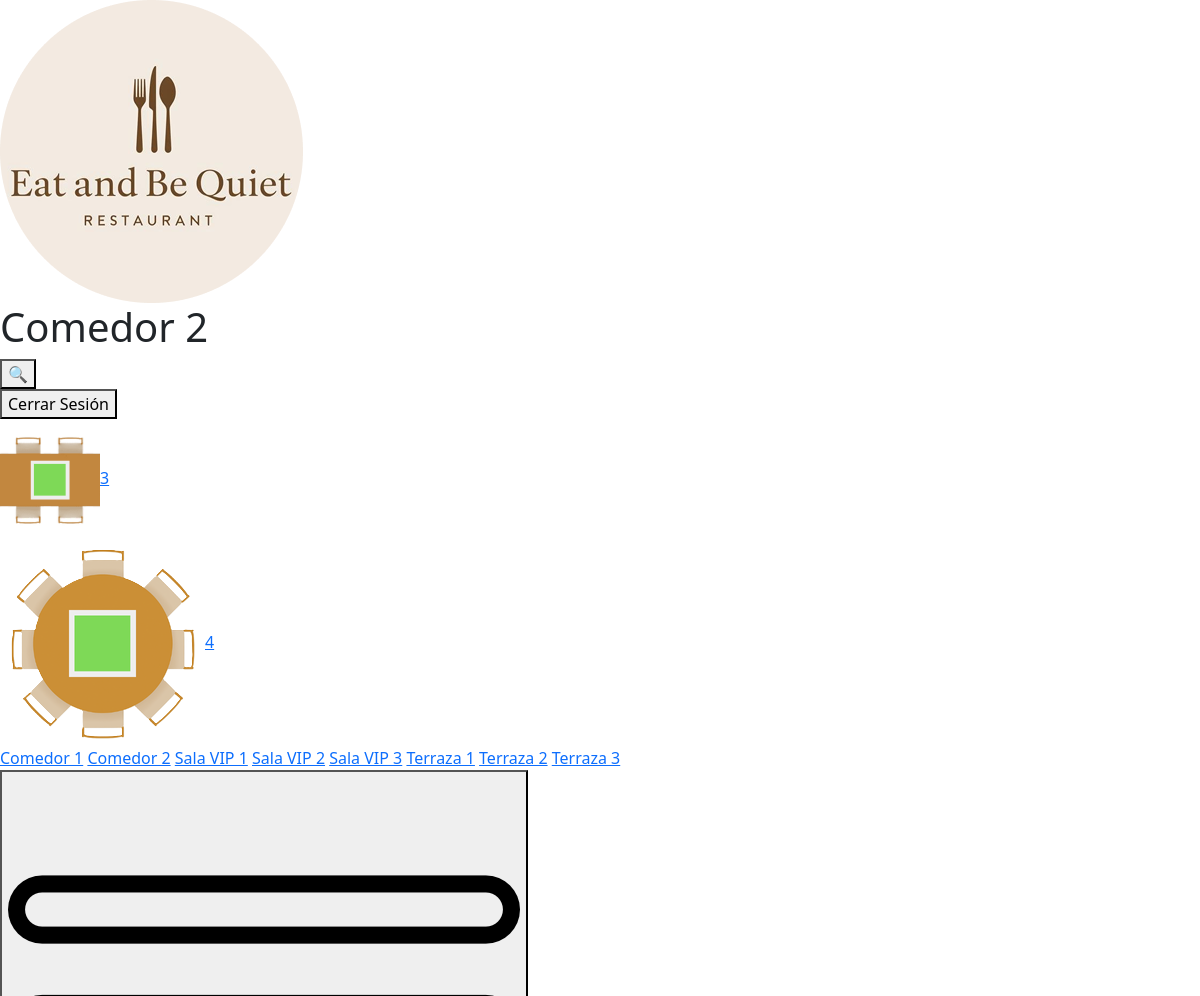
Page /view/sala-2.php (signed in, upper part) on the earlier database version.
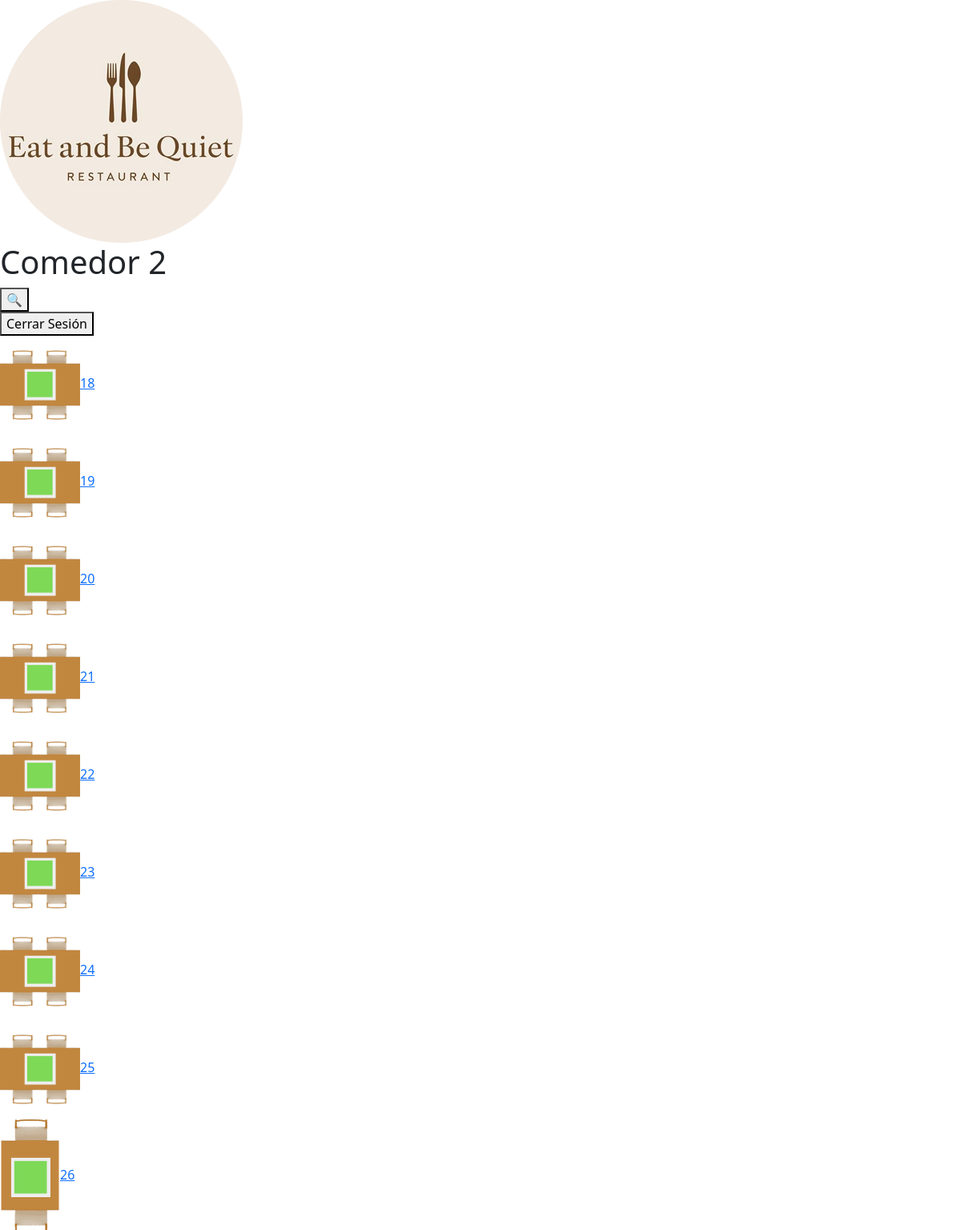
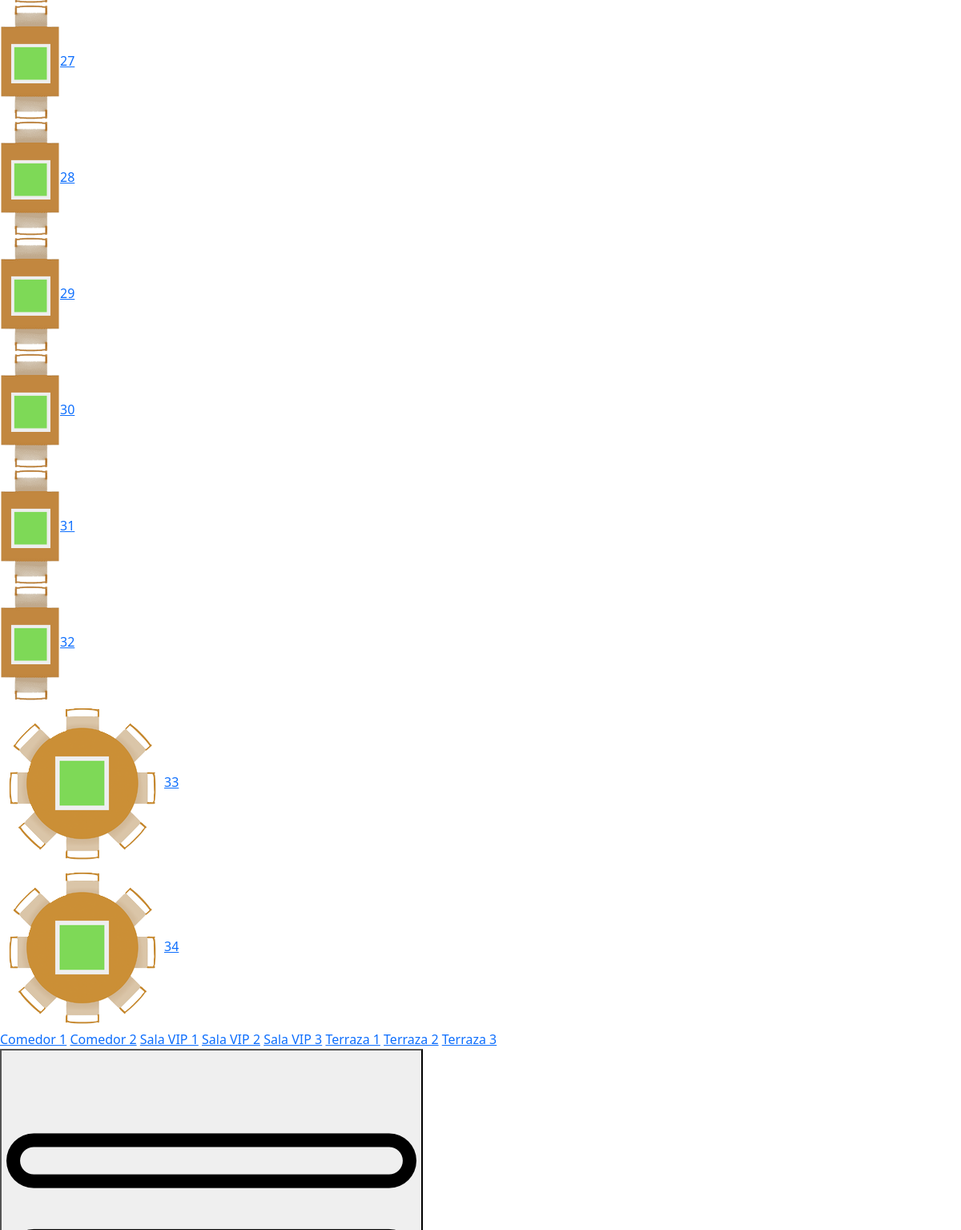
Same page on the later database version (2 pictures, top to bottom).
### tables this page shows
CREATE TABLE IF NOT EXISTS tbl_mesas (
    id_mesa INT AUTO_INCREMENT PRIMARY KEY,
    id_sala INT NOT NULL,
    num_sillas INT NOT NULL,
    estado ENUM('libre','ocupada') DEFAULT 'libre',
    tipo_mesa ENUM('cuadrada','rectangular','redonda','especial') NOT NULL
);

### view/sala-2.php (the view, shortened to what the changed rows need)
<!DOCTYPE html>
<html lang="en">
<head>
    <link href="https://cdn.jsdelivr.net/npm/bootstrap@5.3.8/dist/css/bootstrap.min.css" rel="stylesheet">
    <link rel="stylesheet/less" type="text/css" href="../estilos/estilos_salas.less" />
</head>
<body class="comedor">
    <div class="header">
        <h1>Comedor 2</h1>
    </div>
    <div class="content">
            <div class="left">
                <div class="section-1">
                    <?php
                        include_once "../conexion/conexion.php";
                        try {
                            $sql = "SELECT * FROM tbl_mesas WHERE id_sala = 2 AND tipo_mesa = 'rectangular'";
                            $stmt = $conn->query($sql);
                            $resultados = $stmt->fetchAll(PDO::FETCH_ASSOC);
                            $i = 1;
                            foreach($resultados as $mesa){
                                echo '<div class="mesa">';
                                echo '<form action="../index.php" method="POST">';
                                echo '<img src="../media/'. $mesa['tipo_mesa'] . '_' . $mesa['estado'] . '.png" alt="No se ha podido cargar la imagen" class="mesa-svg">';
                                if($mesa['estado'] == "ocupada"){
                                    echo '<a class="btn-mesa libre" id="' . $mesa['id_mesa'] . '" name="' . $mesa['id_sala'] . '">' . $mesa['id_mesa'] . '</a>';
                                } else if($mesa['estado'] == "libre"){
                                    echo '<a class="btn-mesa ocupada" id="' . $mesa['id_mesa'] . '" name="' . $mesa['id_sala'] . '">' . $mesa['id_mesa'] . '</a>';
                                }
                                echo '</form>';
                                echo '</div>';
                                $i++;
                                if($i > 8){
                                    break;
                                }
                            }
                        } catch (PDOException $e) {
                            echo "Error: " . $e->getMessage();
                        }
                    ?>
                </div>
                <div class="section-2">
                    <?php
                        include_once "../conexion/conexion.php";
                        try {
                            $sql2 = "SELECT * FROM tbl_mesas WHERE id_sala = 2 AND tipo_mesa = 'cuadrada'";
                            $stmt2 = $conn->query($sql2);
                            $resultados2 = $stmt2->fetchAll(PDO::FETCH_ASSOC);
                            $i = 1;
                            foreach($resultados2 as $mesa){
                                echo '<div class="mesa">';
                                echo '<form action="../index.php" method="POST">';
                                echo '<img src="../media/'. $mesa['tipo_mesa'] . '_' . $mesa['estado'] . '.png" alt="No se ha podido cargar la imagen" class="mesa-svg">';
                                if($mesa['estado'] == "ocupada"){
                                    echo '<a class="btn-mesa libre" id="' . $mesa['id_mesa'] . '" name="' . $mesa['id_sala'] . '">' . $mesa['id_mesa'] . '</a>';
                                } else if($mesa['estado'] == "libre"){
                                    echo '<a class="btn-mesa ocupada" id="' . $mesa['id_mesa'] . '" name="' . $mesa['id_sala'] . '">' . $mesa['id_mesa'] . '</a>';
                                }
                                echo '</form>';
                                echo '</div>';
                                $i++;
                                if($i > 7){
                                    break;
                                }
                            }
                        } catch (PDOException $e) {
                            echo "Error: " . $e->getMessage();
                        }
                    ?>
                </div>
            </div>
            <div class="section-3">
                <?php
                    include_once "../conexion/conexion.php";
                    try {
                        $sql3 = "SELECT * FROM tbl_mesas WHERE id_sala = 2 AND tipo_mesa = 'redonda'";
                        $stmt3 = $conn->query($sql3);
                        $resultados3 = $stmt3->fetchAll(PDO::FETCH_ASSOC);
                        $i = 1;
                        foreach($resultados3 as $mesa){
                            echo '<div class="mesa">';
                            echo '<form action="../index.php" method="POST">';
                            echo '<img src="../media/'. $mesa['tipo_mesa'] . '_' . $mesa['estado'] . '.png" alt="No se ha podido cargar la imagen" class="mesa-svg">';
                            if($mesa['estado'] == "ocupada"){
                                echo '<a class="btn-mesa libre" id="' . $mesa['id_mesa'] . '" name="' . $mesa['id_sala'] . '">' . $mesa['id_mesa'] . '</a>';
                            } else if($mesa['estado'] == "libre"){
                                echo '<a class="btn-mesa ocupada" id="' . $mesa['id_mesa'] . '" name="' . $mesa['id_sala'] . '">' . $mesa['id_mesa'] . '</a>';
                            }
                            echo '</form>';
                            echo '</div>';
                            $i++;
                            if($i > 2){
                                break;
                            }
                        }
                    } catch (PDOException $e) {
                        echo "Error: " . $e->getMessage();
                    }
                    ?>
            </div>
    </div>
</body>
</html>

Differences in the rows shown:
no longer on this page (row edited): tbl_mesas: tipo_mesa+estado (picture), id_mesa "3", shown under "Comedor 2"
no longer on this page (row edited): tbl_mesas: tipo_mesa+estado (picture), id_mesa "4"
added tbl_mesas: tipo_mesa+estado (picture), id_mesa "18", shown under "Comedor 2"
added tbl_mesas: tipo_mesa+estado (picture), id_mesa "19", shown under "Comedor 2"
added tbl_mesas: tipo_mesa+estado (picture), id_mesa "20", shown under "Comedor 2"
added tbl_mesas: tipo_mesa+estado (picture), id_mesa "21", shown under "Comedor 2"
added tbl_mesas: tipo_mesa+estado (picture), id_mesa "22", shown under "Comedor 2"
added tbl_mesas: tipo_mesa+estado (picture), id_mesa "23", shown under "Comedor 2"
added tbl_mesas: tipo_mesa+estado (picture), id_mesa "24", shown under "Comedor 2"
added tbl_mesas: tipo_mesa+estado (picture), id_mesa "25", shown under "Comedor 2"
added tbl_mesas: tipo_mesa+estado (picture), id_mesa "26"
added tbl_mesas: tipo_mesa+estado (picture), id_mesa "27"
added tbl_mesas: tipo_mesa+estado (picture), id_mesa "28"
added tbl_mesas: tipo_mesa+estado (picture), id_mesa "29"
added tbl_mesas: tipo_mesa+estado (picture), id_mesa "30"
added tbl_mesas: tipo_mesa+estado (picture), id_mesa "31"
added tbl_mesas: tipo_mesa+estado (picture), id_mesa "32"
added tbl_mesas: tipo_mesa+estado (picture), id_mesa "33"
added tbl_mesas: tipo_mesa+estado (picture), id_mesa "34"
